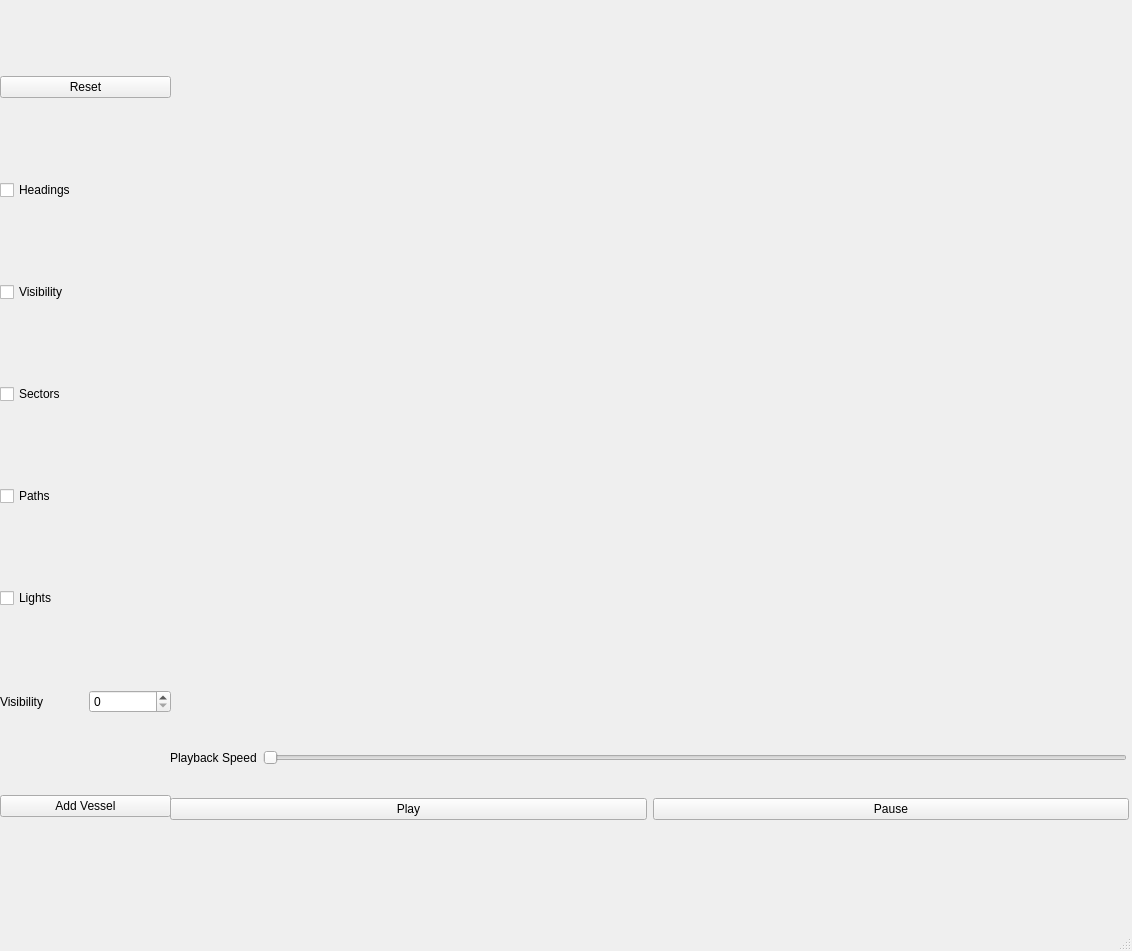
<?xml version="1.0" encoding="UTF-8"?>
<ui version="4.0">
 <class>MainWindow</class>
 <widget class="QMainWindow" name="MainWindow">
  <property name="geometry">
   <rect>
    <x>0</x>
    <y>0</y>
    <width>1132</width>
    <height>951</height>
   </rect>
  </property>
  <property name="windowTitle">
   <string>MainWindow</string>
  </property>
  <widget class="QWidget" name="centralwidget">
   <widget class="QWidget" name="verticalLayoutWidget_2">
    <property name="geometry">
     <rect>
      <x>0</x>
      <y>0</y>
      <width>171</width>
      <height>901</height>
     </rect>
    </property>
    <layout class="QVBoxLayout" name="sidebar">
     <item>
      <widget class="QPushButton" name="btnReset">
       <property name="text">
        <string>Reset</string>
       </property>
      </widget>
     </item>
     <item>
      <widget class="QCheckBox" name="cbShowArrow">
       <property name="text">
        <string>Headings</string>
       </property>
      </widget>
     </item>
     <item>
      <widget class="QCheckBox" name="cbShowVisibility">
       <property name="text">
        <string>Visibility</string>
       </property>
      </widget>
     </item>
     <item>
      <widget class="QCheckBox" name="cbShowSector">
       <property name="text">
        <string>Sectors</string>
       </property>
      </widget>
     </item>
     <item>
      <widget class="QCheckBox" name="cbShowPath">
       <property name="text">
        <string>Paths</string>
       </property>
      </widget>
     </item>
     <item>
      <widget class="QCheckBox" name="cbShowLights">
       <property name="text">
        <string>Lights</string>
       </property>
      </widget>
     </item>
     <item>
      <layout class="QHBoxLayout" name="visibility">
       <item>
        <widget class="QLabel" name="lblVisibility">
         <property name="text">
          <string>Visibility</string>
         </property>
        </widget>
       </item>
       <item>
        <widget class="QSpinBox" name="numVisibility">
         <property name="maximum">
          <number>1000000</number>
         </property>
        </widget>
       </item>
      </layout>
     </item>
     <item>
      <layout class="QVBoxLayout" name="vessels">
       <item>
        <widget class="QPushButton" name="btnAddVessel">
         <property name="text">
          <string>Add Vessel</string>
         </property>
        </widget>
       </item>
      </layout>
     </item>
    </layout>
   </widget>
   <widget class="QWidget" name="horizontalLayoutWidget">
    <property name="geometry">
     <rect>
      <x>170</x>
      <y>830</y>
      <width>961</width>
      <height>81</height>
     </rect>
    </property>
    <layout class="QVBoxLayout" name="verticalLayout_3"/>
   </widget>
   <widget class="QWidget" name="verticalLayoutWidget_4">
    <property name="geometry">
     <rect>
      <x>170</x>
      <y>0</y>
      <width>961</width>
      <height>741</height>
     </rect>
    </property>
    <layout class="QVBoxLayout" name="verticalLayout"/>
   </widget>
   <widget class="QWidget" name="">
    <property name="geometry">
     <rect>
      <x>170</x>
      <y>740</y>
      <width>957</width>
      <height>35</height>
     </rect>
    </property>
    <layout class="QHBoxLayout" name="horizontalLayout_2">
     <item>
      <widget class="QLabel" name="label">
       <property name="text">
        <string>Playback Speed</string>
       </property>
      </widget>
     </item>
     <item>
      <widget class="QSlider" name="slider">
       <property name="orientation">
        <enum>Qt::Horizontal</enum>
       </property>
      </widget>
     </item>
    </layout>
   </widget>
   <widget class="QWidget" name="">
    <property name="geometry">
     <rect>
      <x>170</x>
      <y>770</y>
      <width>959</width>
      <height>79</height>
     </rect>
    </property>
    <layout class="QHBoxLayout" name="horizontalLayout">
     <item>
      <widget class="QPushButton" name="btnPlay">
       <property name="text">
        <string>Play</string>
       </property>
      </widget>
     </item>
     <item>
      <widget class="QPushButton" name="btnPause">
       <property name="text">
        <string>Pause</string>
       </property>
      </widget>
     </item>
    </layout>
   </widget>
  </widget>
  <widget class="QStatusBar" name="statusbar"/>
 </widget>
 <resources/>
 <connections/>
</ui>
